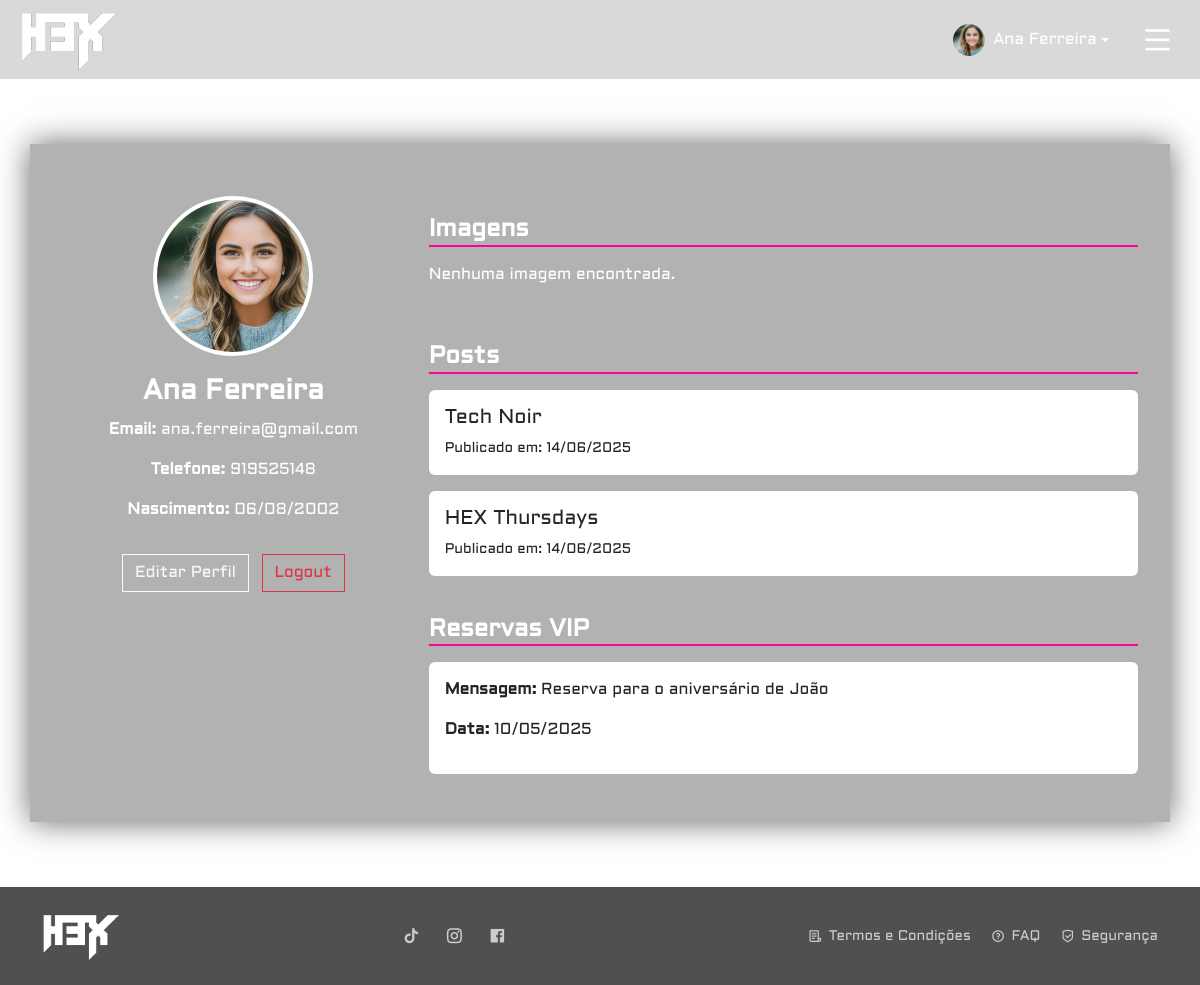
Page /H3X/profile.php (signed in) on the committed database.
### tables this page shows
CREATE TABLE IF NOT EXISTS `utilizadores` (
  `id` int unsigned NOT NULL AUTO_INCREMENT,
  `nome` varchar(100) NOT NULL,
  `email` varchar(100) NOT NULL,
  `telefone` varchar(9) NOT NULL,
  `pass` varchar(255) NOT NULL,
  `data_nascimento` date NOT NULL,
  `tipo` enum('c','f','a') NOT NULL DEFAULT 'c',
  `estado` enum('a','d') NOT NULL DEFAULT 'd',
  `ultima_atividade` timestamp NULL DEFAULT CURRENT_TIMESTAMP ON UPDATE CURRENT_TIMESTAMP,
  `foto` varchar(255) DEFAULT NULL,
  PRIMARY KEY (`id`),
  UNIQUE KEY `email` (`email`)
);

CREATE TABLE IF NOT EXISTS `posts` (
  `id` int unsigned NOT NULL AUTO_INCREMENT,
  `titulo` varchar(50) NOT NULL,
  `conteudo` text NOT NULL,
  `data_criacao` datetime DEFAULT CURRENT_TIMESTAMP,
  `aprovado` tinyint(1) DEFAULT '0',
  `id_utilizador` int unsigned NOT NULL,
  `id_categoria` int unsigned NOT NULL,
  `imagem` varchar(255) DEFAULT NULL,
  PRIMARY KEY (`id`),
  KEY `id_utilizador` (`id_utilizador`),
  KEY `id_categoria` (`id_categoria`),
  CONSTRAINT `posts_ibfk_1` FOREIGN KEY (`id_utilizador`) REFERENCES `utilizadores` (`id`),
  CONSTRAINT `posts_ibfk_2` FOREIGN KEY (`id_categoria`) REFERENCES `categorias_posts` (`id`)
);

CREATE TABLE IF NOT EXISTS `vip` (
  `id` int unsigned NOT NULL AUTO_INCREMENT,
  `id_mesa` int unsigned NOT NULL,
  `mensagem` text,
  `data_reserva` date NOT NULL,
  `id_utilizador` int unsigned NOT NULL,
  PRIMARY KEY (`id`),
  KEY `id_mesa` (`id_mesa`),
  KEY `id_utilizador` (`id_utilizador`),
  CONSTRAINT `vip_ibfk_1` FOREIGN KEY (`id_mesa`) REFERENCES `mesas` (`id`),
  CONSTRAINT `vip_ibfk_2` FOREIGN KEY (`id_utilizador`) REFERENCES `utilizadores` (`id`)
);

### H3X/profile.php (the view, shortened to what this page needs)
<?php
include 'partials/head.php';
include 'partials/navbar.php';
include 'db_config.php';
$email = $_SESSION['email'];
$queryUser = "SELECT id, nome, telefone, data_nascimento, foto,email FROM utilizadores WHERE email = '$email'";
$resultUser = mysqli_query($conn, $queryUser);
$user = mysqli_fetch_assoc($resultUser);
$userId = $user['id'];
$userNome = $user['nome'];
$userTelefone = $user['telefone'];
$userNascimento = date('d/m/Y', strtotime($user['data_nascimento']));
$userFoto = $user['foto'] ?: '';
$queryGaleria = "SELECT imagem, titulo FROM imagens_galeria WHERE id_utilizador = $userId ORDER BY id DESC";
$galeria = mysqli_query($conn, $queryGaleria);
$queryPosts = "SELECT titulo, conteudo, data_criacao FROM posts WHERE id_utilizador = $userId ORDER BY data_criacao DESC";
$posts = mysqli_query($conn, $queryPosts);
$queryReservas = "SELECT data_reserva, mensagem FROM vip WHERE id_utilizador = $userId ORDER BY data_reserva DESC";
$reservas = mysqli_query($conn, $queryReservas);
?>
<!DOCTYPE html>
<html lang="pt-pt">
<head>
    <link href="https://cdn.jsdelivr.net/npm/bootstrap@5.3.2/dist/css/bootstrap.min.css" rel="stylesheet">
    <link rel="stylesheet" href="css/profile.css">
</head>
<body>
    <main class="mt-5 pt-5">
        <div class="container profile-container mt-5">
            <div class="row">
                <div class="col-md-4 text-center mb-4">
                    <div class="avatar-wrapper">
                        <?php if (!empty($userFoto)): ?>
                            <img src="uploads/<?= trim($userFoto) ?>" alt="Foto de Perfil" class="user-img">
                        <?php else: ?>
                            <div class="user-placeholder"><?= strtoupper(substr($userNome, 0, 1)) ?></div>
                        <?php endif; ?>
                    </div>
                    <h3><strong><?= trim($userNome) ?></strong></h3>
                    <p><strong>Email:</strong> <?= trim($email) ?></p>
                    <p><strong>Telefone:</strong>
                        <?= !empty($userTelefone) ? trim($userTelefone) : 'Sem número' ?></p>
                    <p><strong>Nascimento:</strong> <?= $userNascimento ?></p>
                    <button class="btn btn-outline-light mt-3" data-bs-toggle="modal"
                        data-bs-target="#editarPerfilModal">
                        Editar Perfil
                    </button>
                    <a href="admin/logout.php" class="btn btn-outline-danger mt-3 ms-2">
                        Logout
                    </a>
                </div>
                <div class="col-md-8">
                    <h4 class="section-title"><strong>Imagens</strong></h4>
                    <div class="row">
                        <?php if (mysqli_num_rows($galeria) > 0): ?>
                            <?php while ($img = mysqli_fetch_assoc($galeria)): ?>
                                <div class="col-6 col-md-4 mb-3 gallery-item">
                                    <img src="uploads/<?= trim($img['imagem']) ?>" alt="<?= trim($img['titulo']) ?>">
                                    <small><?= trim($img['titulo']) ?></small>
                                </div>
                            <?php endwhile; ?>
                        <?php else: ?>
                            <p>Nenhuma imagem encontrada.</p>
                        <?php endif; ?>
                    </div>
                    <h4 class="section-title"><strong>Posts</strong></h4>
                    <?php if (mysqli_num_rows($posts) > 0): ?>
                        <?php while ($post = mysqli_fetch_assoc($posts)): ?>
                            <div class="card custom-card mb-3">
                                <div class="card-body">
                                    <h5 class="card-title"><?= trim($post['titulo']) ?></h5>
                                    <p class="card-text"><small>Publicado em:
                                            <?= date('d/m/Y', strtotime($post['data_criacao'])) ?></small></p>
                                </div>
                            </div>
                        <?php endwhile; ?>
                    <?php else: ?>
                        <p>Sem posts ainda.</p>
                    <?php endif; ?>
                    <h4 class="section-title"><strong>Reservas VIP</strong></h4>
                    <?php if (mysqli_num_rows($reservas) > 0): ?>
                        <?php while ($reserva = mysqli_fetch_assoc($reservas)): ?>
                            <div class="card custom-card mb-3">
                                <div class="card-body">
                                    <p><strong>Mensagem:</strong> <?= trim($reserva['mensagem']) ?></p>
                                    <p><strong>Data:</strong> <?= date("d/m/Y", strtotime($reserva['data_reserva'])) ?></p>
                                </div>
                            </div>
                        <?php endwhile; ?>
                    <?php else: ?>
                        <p>Sem reservas VIP.</p>
                    <?php endif; ?>
                </div>
            </div>
        </div>
    </main>
    <?php include 'partials/footer.php'; ?>
</body>
</html>

### H3X/css/utils.css (style rules this page uses)
body { background-image: url(../img/background.png); color: white; margin: 0; padding: 0; }
html, body { height: 100%; }

### H3X/css/profile.css (style rules this page uses)
body { color: #fff; font-family: Aldrich, sans-serif; }
main { min-height: 90vh; }
.profile-container { margin: 4rem auto; padding: 2rem; background: rgba(0, 0, 0, 0.3); box-shadow: 0 0 30px rgba(0, 0, 0, 0.6); }
.section-title { border-bottom: 2px solid #ff0099; margin-top: 2.5rem; margin-bottom: 1rem; font-size: 1.5rem; }
.custom-card { background-color: white; border: none; }
.btn-outline-light { border-radius: 0; }
.btn-outline-danger { border-radius: 0; }
.avatar-wrapper { display: flex; justify-content: center; align-items: center; margin: 20px auto; }
.user-img, .user-placeholder { width: 160px; height: 160px; border-radius: 50%; object-fit: cover; background-color: #fff; color: #000; display: flex; border: 4px solid #fff; align-items: center; justify-content: center; font-weight: bold; flex-shrink: 0; font-size: 48px; }

### rows in the picture
utilizadores: foto (picture), nome "Ana Ferreira", telefone "919525148", data_nascimento "06/08/2002"
posts: titulo "Tech Noir", data_criacao "14/06/2025"
posts: titulo "HEX Thursdays", data_criacao "14/06/2025"
vip: mensagem "Reserva para o aniversário de João", data_reserva "10/05/2025"

### other values in the picture
$_SESSION['nome'] "Ana Ferreira"
$email "ana.ferreira@gmail.com"
